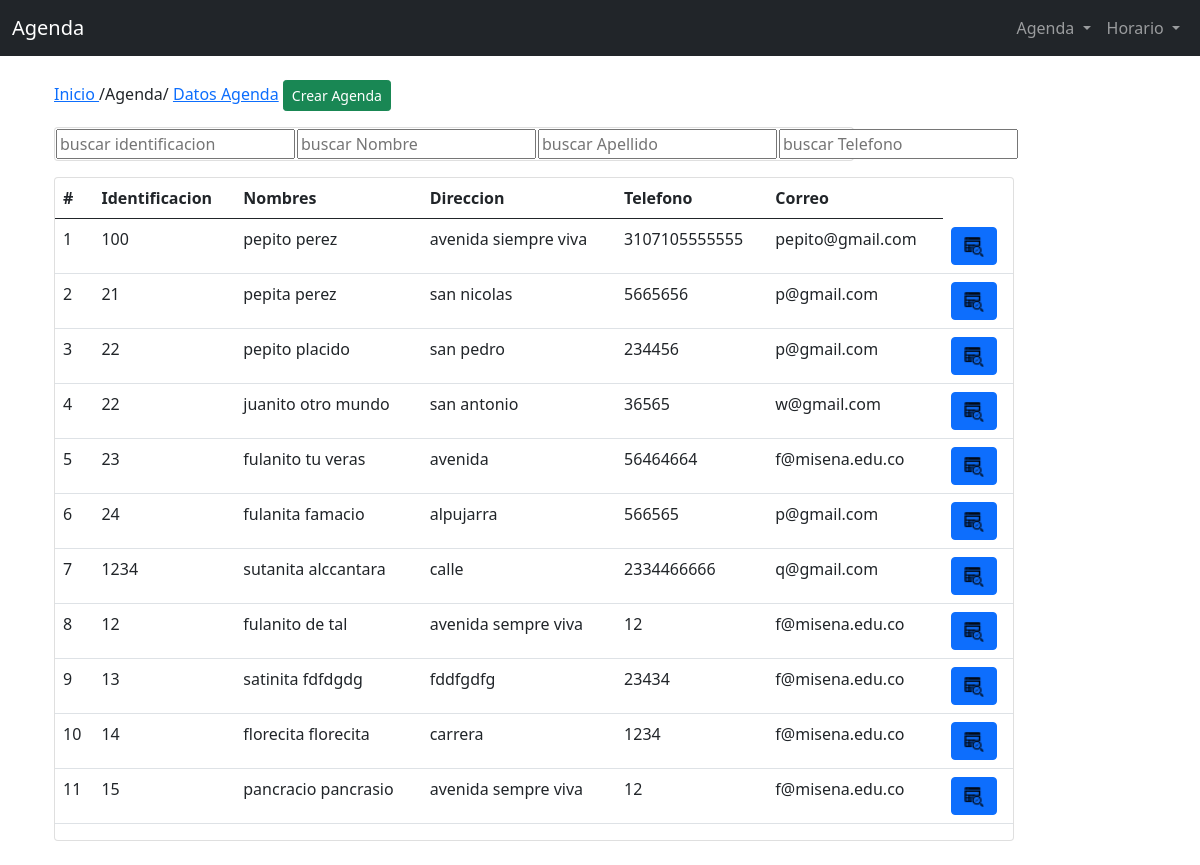
Screenshot of /admin/vista/agenda/index.php?page=1 with the database file from the repository.
### tables this page shows
CREATE TABLE `agenda` (
  `IdAgenda` int(3) UNSIGNED NOT NULL,
  `Identificacion` varchar(10) NOT NULL,
  `Nombre` varchar(50) NOT NULL,
  `Apellido` varchar(50) NOT NULL,
  `Direccion` varchar(100) NOT NULL,
  `Telefono` varchar(15) NOT NULL,
  `Correo` varchar(150) NOT NULL
);

### admin/modelo/base/Conectar.php (called while the page is built, shortened)
<?php
class Conectar{
    public function __construct(){
        $this->conectar_db = new mysqli(DB_HOST, DB_USUARIO, DB_CONTRA, DB_BD);
    }
}
?>

### admin/modelo/agendaModel.php (called while the page is built, shortened)
<?php
require(BASE_PATH.'conectar.php');
class agendaModel extends Conectar{
     private $selec = "SELECT IdAgenda, Identificacion, Nombre, Apellido, Direccion, Telefono, Correo FROM agenda ";
     private $inicio= 0;
     private $cantidad= 100;
    public function getAgenda(){
        if(isset($_GET['page'])){
              $pagina = $_GET["page"];
            $query ="$this->selec limit $this->inicio,$this->cantidad";
        }
       $resultado=$this->conectar_db->query($query);
            $resultado->fetch_array(MYSQLI_ASSOC);
          return  $resultado;
 }
}
?>

### admin/vista/agenda/index.php (the view, shortened to what this page needs)
<?php include(MODELO_PATH.'agendaModel.php');
$vagenda = new agendaModel();
$listaAgenda = $vagenda->getAgenda();
?>
<?php include(INCLUDES_PATH.'header.php'); ?>
<?php include(INCLUDES_PATH.'navbar.php'); ?>
<?php include(INCLUDES_PATH.'messajes.php'); ?>
      <form name="f1" id="f1" action="insertar.php" method="POST">
         <a href="#">Inicio </a> /Agenda/ <a href="index.php?page=1">Datos Agenda</a>
          <input type="submit" name="crear" class="btn btn-success btn-sm" value="Crear Agenda">
        </form>
    <div class="card" style="width: 50rem;margin-top:1rem;">
      <table name=tabla2>
        <tr>
          <form name="f3" action="index.php?page=1" method="get">
          <td><input type="number" name="ti" id="ti" placeholder="buscar identificacion" width="20"></td>
        </form>
        <form name="f4" action="index.php?page=1" method="get">
        <td><input type="text" name="tn" id="tn" placeholder="buscar Nombre"></td>
        </form>
        <form name="f5" action="index.php?page=1" method="get">
        <td><input type="text" name="ta" id="ta" placeholder="buscar Apellido"></td>
        </form>
        <form name="f6" action="index.php?page=1" method="get">
        <td><input type="text" name="tt" id="tt" placeholder="buscar Telefono" ></td>
        </form>
        </tr>
         </table>
</div>
   <div class="card" style="width: 60rem;margin-top:1rem;">
      <table class="table table-hover">
        <thead>
          <tr>
          <th>#</th>
            <th>Identificacion</th>
            <th>Nombres</th>
            <th>Direccion</th>
            <th>Telefono</th>
            <th>Correo</th>
            <?php $num = 0; ?>
          </tr>
        </thead>
        <tbody>
          <?php foreach($listaAgenda as $row): ?>
            <form name="f1" id="f1" action="index.php=page=1" method="get">
          <tr>
          <td><?php echo $num = $num + 1; ?></td>
          <td><?php echo $row['Identificacion']; ?></td>
          <td><?php echo $row['Nombre']. " ". $row['Apellido'] ; ?></td>
            <td><?php echo $row['Direccion']; ?></td>
            <td><?php echo $row['Telefono']; ?></td>
            <td><?php echo $row['Correo']; ?></td>
            <td>
               <a href="lista.php?id=<?php echo $row['IdAgenda'];?>" class="btn btn-primary" title="Vista">
              <img src='../../images/buscar.png' width="20" height="20">
              </a>
            </td>
          </tr>
          <?php endforeach ?>
        </tbody>
      </table>
      </div>
<?php include(INCLUDES_PATH.'footer.php'); ?>

### admin/includes/header.php (shortened to what this page needs)
<!DOCTYPE html>
<html lang="es">
  <head>
    <link href="https://cdn.jsdelivr.net/npm/bootstrap@5.0.2/dist/css/bootstrap.min.css" rel="stylesheet">
  </head>
  <body>

### admin/includes/navbar.php (shortened to what this page needs)
<nav class="navbar navbar-expand-lg navbar-dark bg-dark">
  <div class="container-fluid">
    <a class="navbar-brand ms-auto" href="#">Agenda</a>
    <div class="collapse navbar-collapse" id="navbarNavDarkDropdown">
      <ul class="navbar-nav ms-auto mb-2 mb-lg-0">
        <li class="nav-item dropdown ">
          <a class="nav-link dropdown-toggle" href="#" id="navbarDarkDropdownMenuLink" role="button" data-bs-toggle="dropdown" aria-expanded="false">
            Agenda
          </a>
        </li>
      </ul>
      <ul class="navbar-nav">
        <li class="nav-item dropdown">
          <a class="nav-link dropdown-toggle" href="#" id="navbarDarkDropdownMenuLink" role="button" data-bs-toggle="dropdown" aria-expanded="false">
            Horario
          </a>
        </li>
      </ul>
    </div>
  </div>
</nav>

### admin/includes/messajes.php (shortened to what this page needs)
<main class="container p-4">
 <div class="row">
  <div class="col-md-4">

### admin/includes/footer.php (shortened to what this page needs)
</main>
</body>
</html>

### rows the page displays
agenda: Identificacion "100", Nombre "pepito", Apellido "perez", Direccion "avenida siempre viva", Telefono "3107105555555", Correo "pepito@gmail.com"
agenda: num "2", Identificacion "21", Nombre "pepita", Apellido "perez", Direccion "san nicolas", Telefono "5665656", Correo "p@gmail.com"
agenda: num "3", Identificacion "22", Nombre "pepito", Apellido "placido", Direccion "san pedro", Telefono "234456", Correo "p@gmail.com"
agenda: num "4", Identificacion "22", Nombre "juanito", Apellido "otro mundo", Direccion "san antonio", Telefono "36565", Correo "w@gmail.com"
agenda: num "5", Identificacion "23", Nombre "fulanito", Apellido "tu veras", Direccion "avenida", Telefono "56464664", Correo "f@misena.edu.co"
agenda: num "6", Identificacion "24", Nombre "fulanita", Apellido "famacio", Direccion "alpujarra", Telefono "566565", Correo "p@gmail.com"
agenda: num "7", Identificacion "1234", Nombre "sutanita", Apellido "alccantara", Direccion "calle", Telefono "2334466666", Correo "q@gmail.com"
agenda: num "8", Identificacion "12", Nombre "fulanito", Apellido "de tal", Direccion "avenida sempre viva", Telefono "12", Correo "f@misena.edu.co"
agenda: num "9", Identificacion "13", Nombre "satinita", Apellido "fdfdgdg", Direccion "fddfgdfg", Telefono "23434", Correo "f@misena.edu.co"
agenda: num "10", Identificacion "14", Nombre "florecita", Apellido "florecita", Direccion "carrera", Telefono "1234", Correo "f@misena.edu.co"
agenda: num "11", Identificacion "15", Nombre "pancracio", Apellido "pancrasio", Direccion "avenida sempre viva", Telefono "12", Correo "f@misena.edu.co"
